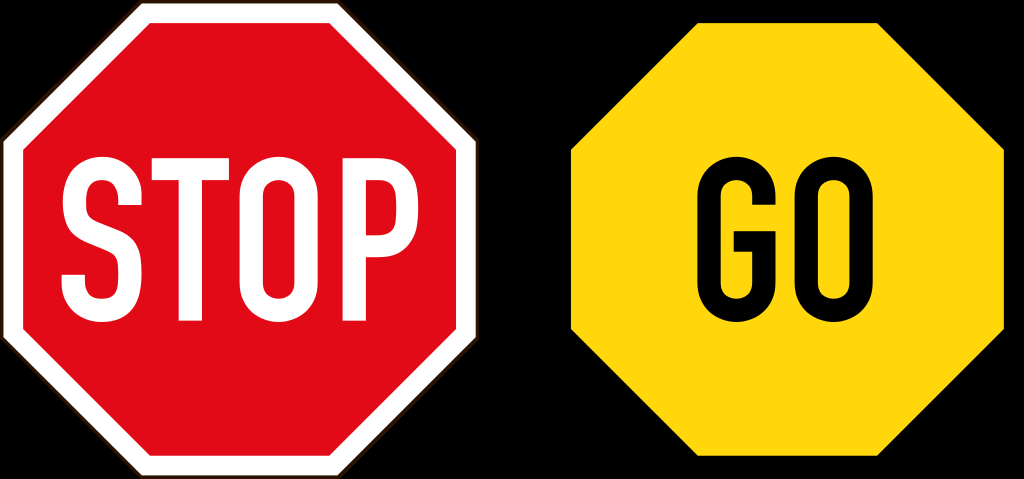
#> input picture Contours/artifacts/sign.png, 1024 x 479 px
$ jupyter execute contours-01.ipynb
#> lines starting #> are read from the running program, lines starting #| are printed output that depends on the picture; after the words box and inside, x2 and y2 are one past the last pixel; in counts of white or black regions, pixels touching at a corner belong together
[cell 1]
import os
import cv2
import matplotlib.pyplot as plt

# Read Gray Image
img = cv2.imread('artifacts/sign.png',0)
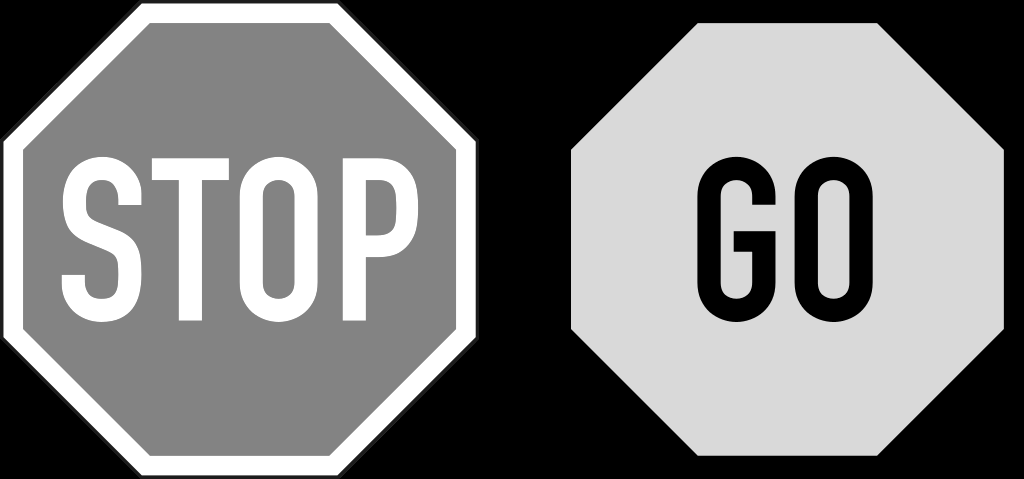
#> img: shape (479, 1024); min 0, max 255, mean 125.4
plt.imshow(img,cmap='gray')
plt.title("Original Image")
plt.axis("off")
plt.show()

[cell 2]
# Contour is basically a curve which joins set of points in an area which have similar color intensity

# Find contours
contours, hierarchy = cv2.findContours(img, cv2.RETR_EXTERNAL, cv2.CHAIN_APPROX_SIMPLE)
#> contours = 2 contours; box (x1, y1, x2, y2) and area: (0, 0, 479, 479) 189702, (571, 23, 1004, 456) 154872
print('Number of contours: ',len(contours))
#| Number of contours:  2

[cell 3]
# Draw Contours

# Read image in color mode
img2 = cv2.imread('artifacts/sign.png')
#> img2 is the input picture: shape (479, 1024, 3); mean B, G, R 38, 93.2, 161.3
print(img2.shape)
#| (479, 1024, 3)
cv2.drawContours(img2,contours,-1,(0,255,0),5)
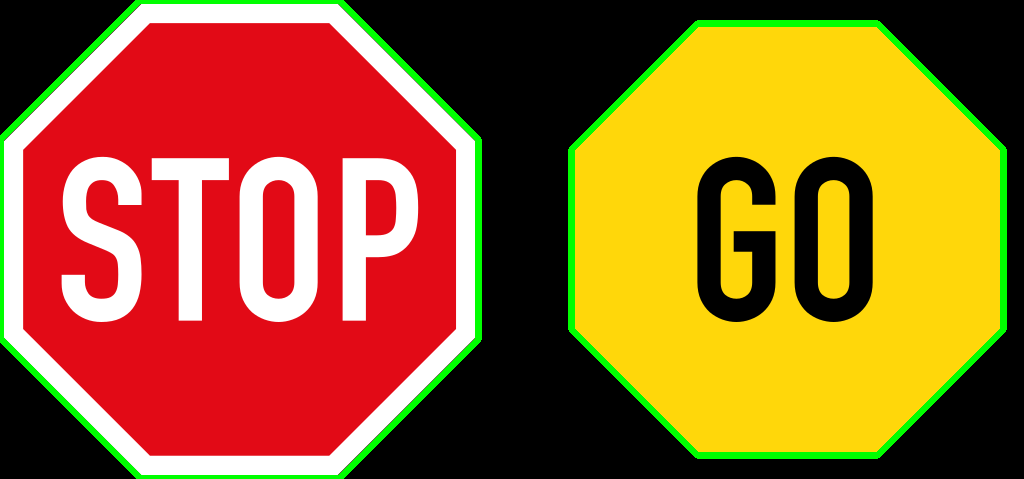
#> img2: shape (479, 1024, 3); 3.74% of pixels changed, all inside (x1, y1, x2, y2) = (0, 0, 1007, 479)
plt.imshow(img2)
plt.axis('off')
plt.show()

[cell 4]
# Make a function to visulize the image

def show_image(img,cmap=None):
    plt.figure(figsize=(10,10))
    plt.imshow(img,cmap=cmap)
    plt.axis('off')
    plt.show()

# Preprocssing for Contours

## Thresholding

[cell 5]
img = cv2.imread('artifacts/tree.png')
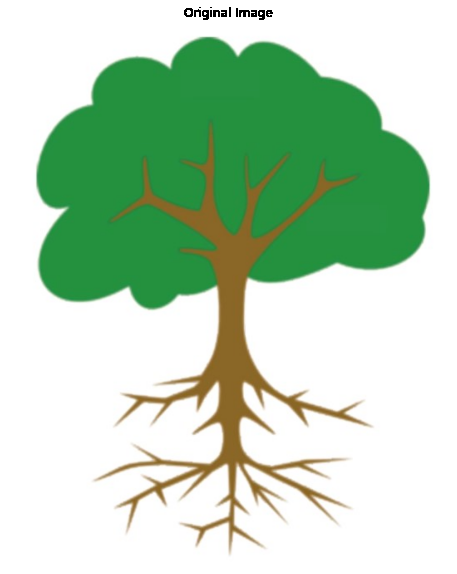
#> input picture Contours/artifacts/tree.png, 457 x 574 px
#> img is the input picture: shape (574, 457, 3); mean B, G, R 186.5, 213.5, 186

show_image(img)

[cell 6]
# Convert it into gray scale

gray_tree = cv2.cvtColor(img,cv2.COLOR_BGR2GRAY)
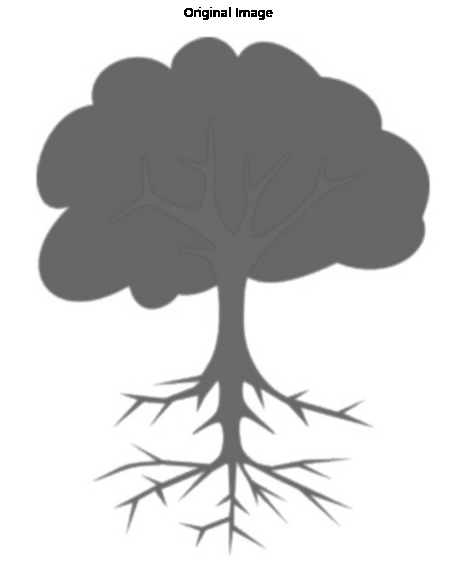
#> gray_tree: shape (574, 457); min 0, max 255, mean 202.2

show_image(gray_tree,cmap='gray')

[cell 7]
# We have to invert the colors because contours need foregroud an white and background as black
# so we will invert the color by using cv2 function

gray_inv = cv2.bitwise_not(gray_tree)
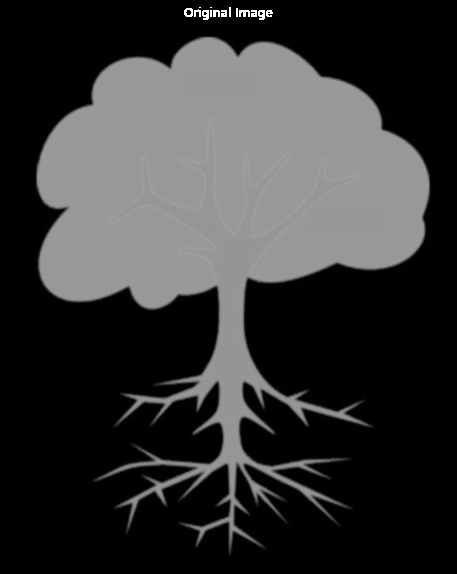
#> gray_inv: shape (574, 457); min 0, max 255, mean 52.8
show_image(gray_inv,cmap='gray')

[cell 8]
# Find contours
contours, hierarchy = cv2.findContours(gray_inv, cv2.RETR_EXTERNAL, cv2.CHAIN_APPROX_SIMPLE)
#> contours = 59 contours, 47 with area under 20; largest, box (x1, y1, x2, y2) and area: (32, 35, 434, 562) 118626, (184, 8, 193, 17) 59, (258, 10, 265, 20) 44, (202, 10, 209, 20) 44, (158, 428, 166, 436) 44
print('Number of contours: ',len(contours))
#| Number of contours:  59

[cell 9]
# Draw contours

img_cpy = img.copy()

cv2.drawContours(img_cpy,contours,-1,(0,255,0),2)
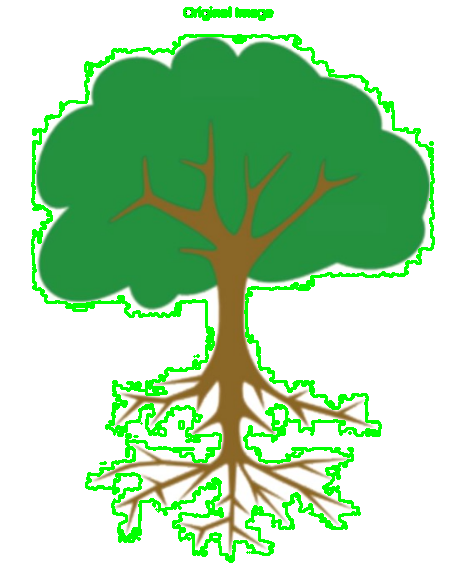
#> img_cpy: shape (574, 457, 3); 6.59% of pixels changed, all inside (x1, y1, x2, y2) = (31, 6, 435, 563)

show_image(img_cpy)

[cell 10]
# Apply Thresholding

_, binary = cv2.threshold(gray_inv,100,255, cv2.THRESH_BINARY)
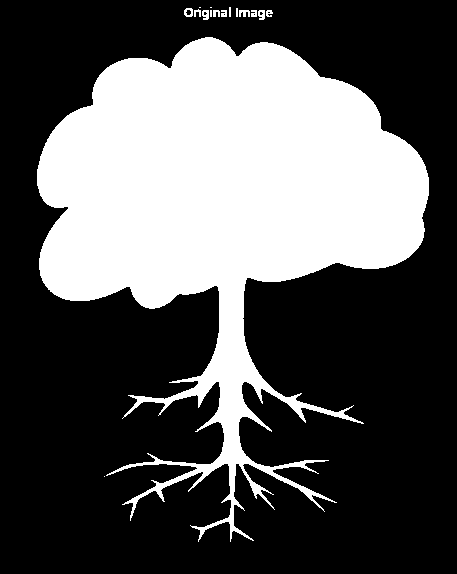
#> binary: shape (574, 457); 33.8% white; 16 white regions (5 under 20 px)

# find contours
contours, _ = cv2.findContours(binary,cv2.RETR_LIST,cv2.CHAIN_APPROX_SIMPLE)
#> contours = 22 contours, 12 with area under 20; largest, box (x1, y1, x2, y2) and area: (37, 37, 429, 542) 86547, (184, 8, 193, 17) 59, (258, 10, 265, 20) 44, (202, 10, 209, 20) 44, (239, 10, 250, 17) 33

img_cpy2= img.copy()

cv2.drawContours(img_cpy2,contours,-1,(0,255,255),2)
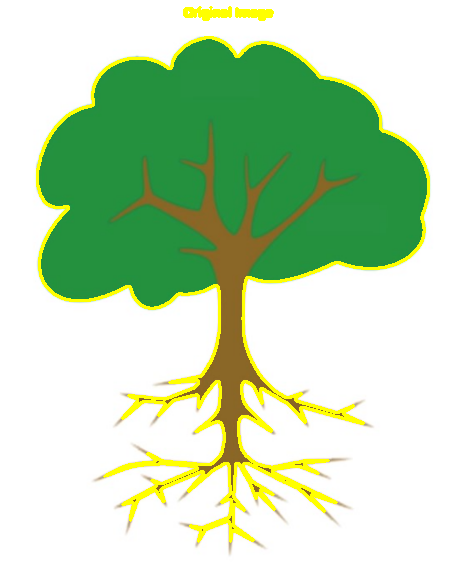
#> img_cpy2: shape (574, 457, 3); 4.8% of pixels changed, all inside (x1, y1, x2, y2) = (36, 6, 430, 543)
show_image(img_cpy2)

## Edge Detection

[cell 11]
# Apply blur

blur = cv2.GaussianBlur(img,(5,5),0)

# Apply canny for edge detection
edges = cv2.Canny(blur,100,160)
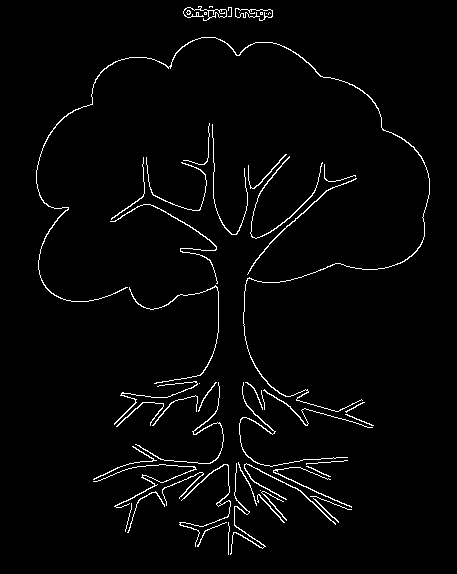
#> edges: shape (574, 457); 2.5% white in thin lines or dots, all inside (x1, y1, x2, y2) = (36, 6, 430, 555)

show_image(edges,cmap='gray')

[cell 12]
# Find and draw contours

cv2.findContours(edges,cv2.RETR_EXTERNAL,cv2.CHAIN_APPROX_SIMPLE)

img_cpy3 = img.copy()

cv2.drawContours(img_cpy3,contours,-1,(0,0,255),2)
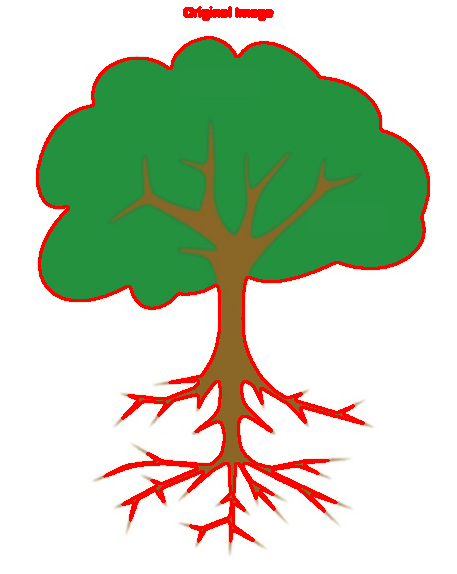
#> img_cpy3: shape (574, 457, 3); 4.8% of pixels changed, all inside (x1, y1, x2, y2) = (36, 6, 430, 543)

show_image(img_cpy3)
